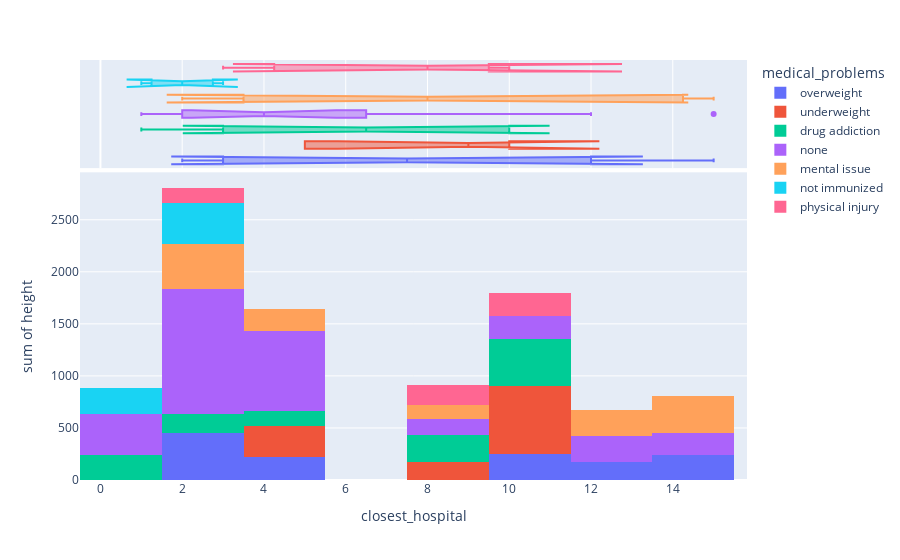

Notebook code for this chart:
### Markdown cell above
### Histogram of "closest_hospital" by medical_problems

### Code cell
px.histogram(patient_df, x="closest_hospital", y="height", color="medical_problems", marginal="box", hover_data=patient_df.columns)

### Figure 1 — Plotly figure (JSON) as saved in the notebook; plotly's stock layout.template omitted (floating-point values rounded to 4 significant figures; data arrays with more than 128 entries replaced by an {"elided": "..."} marker saying what was removed)
{"data": [{"alignmentgroup": "True", "bingroup": "x", "histfunc": "sum", "hovertemplate": "medical_problems=overweight<br>closest_hospital=%{x}<br>sum of height=%{y}<extra></extra>", "legendgroup": "overweight", "marker": {"color": "#636efa", "pattern": {"shape": ""}}, "name": "overweight", "offsetgroup": "overweight", "orientation": "v", "showlegend": true, "type": "histogram", "x": [12, 2, 5, 15, 10, 3], "xaxis": "x", "y": [169, 190, 218, 240, 249, 260], "yaxis": "y"}, {"alignmentgroup": "True", "customdata": [["pollen", "A-", "rural", "nigeria", "2006-06-15 00:00:00", "delirium", "GARBO SHARRON", "Male", "Yes", "Yes", "single", "overweight", 63], ["flowers", "B-", "urban", "nigeria", "1988-04-11 00:00:00", "ruptured discs", "ADREAN NEKO", "Female", "Yes", "No", "single", "overweight", 76], ["dust", "A-", "urban", "nigeria", "2007-12-16 00:00:00", "alzheimer's", "ANNE-SOPHIE HERO", "Male", "Yes", "Yes", "single", "overweight", 79], ["nuts", "A+", "suburban", "nigeria", "1983-09-19 00:00:00", "scoliosis", "ANNISIA HERU", "Male", "No", "No", "married", "overweight", 77], ["dust", "A-", "urban", "nigeria", "1988-02-15 00:00:00", "none", "GAYLORD SHAVON", "Female", "No", "Yes", "single", "overweight", 101], ["flowers", "O-", "urban", "nigeria", "1994-02-11 00:00:00", "amnesia", "GEETHA SHAWNTA", "Male", "Yes", "No", "single", "overweight", 60]], "hovertemplate": "medical_problems=%{customdata[11]}<br>closest_hospital=%{x}<br>allergies=%{customdata[0]}<br>blood_type=%{customdata[1]}<br>community=%{customdata[2]}<br>country=%{customdata[3]}<br>date_of_birth=%{customdata[4]}<br>disabilities=%{customdata[5]}<br>name=%{customdata[6]}<br>gender=%{customdata[7]}<br>has_children=%{customdata[8]}<br>has_dependent=%{customdata[9]}<br>marital_status=%{customdata[10]}<br>weight=%{customdata[12]}<extra></extra>", "legendgroup": "overweight", "marker": {"color": "#636efa"}, "name": "overweight", "notched": true, "offsetgroup": "overweight", "showlegend": false, "type": "box", "x": [12, 2, 5, 15, 10, 3], "xaxis": "x2", "yaxis": "y2"}, {"alignmentgroup": "True", "bingroup": "x", "histfunc": "sum", "hovertemplate": "medical_problems=underweight<br>closest_hospital=%{x}<br>sum of height=%{y}<extra></extra>", "legendgroup": "underweight", "marker": {"color": "#EF553B", "pattern": {"shape": ""}}, "name": "underweight", "offsetgroup": "underweight", "orientation": "v", "showlegend": true, "type": "histogram", "x": [10, 5, 8, 10, 5, 10], "xaxis": "x", "y": [167, 151, 170, 239, 147, 244], "yaxis": "y"}, {"alignmentgroup": "True", "customdata": [["nuts", "B-", "urban", "nigeria", "2010-03-21 00:00:00", "alzheimer's", "ANKUR HENDRY", "Female", "No", "Yes", "single", "underweight", 79], ["pollen", "AB-", "rural", "nigeria", "1996-08-11 00:00:00", "ruptured discs", "ANNABELLA HENNESSEY", "Female", "No", "Yes", "widowed", "underweight", 86], ["flowers", "A+", "urban", "nigeria", "1998-07-24 00:00:00", "none", "ANNA-LISA HENRIQUE", "Female", "Yes", "No", "single", "underweight", 91], ["flowers", "AB+", "rural", "nigeria", "1989-02-25 00:00:00", "fibromas", "AEISHA NENA", "Male", "No", "Yes", "single", "underweight", 77], ["pollen", "A-", "urban", "nigeria", "1990-01-15 00:00:00", "fibromas", "GAURAV SHAUNTA", "Male", "No", "Yes", "single", "underweight", 73], ["nuts", "B-", "urban", "nigeria", "2005-06-23 00:00:00", "none", "GEANINE SHAWNDA", "Female", "No", "Yes", "single", "underweight", 83]], "hovertemplate": "medical_problems=%{customdata[11]}<br>closest_hospital=%{x}<br>allergies=%{customdata[0]}<br>blood_type=%{customdata[1]}<br>community=%{customdata[2]}<br>country=%{customdata[3]}<br>date_of_birth=%{customdata[4]}<br>disabilities=%{customdata[5]}<br>name=%{customdata[6]}<br>gender=%{customdata[7]}<br>has_children=%{customdata[8]}<br>has_dependent=%{customdata[9]}<br>marital_status=%{customdata[10]}<br>weight=%{customdata[12]}<extra></extra>", "legendgroup": "underweight", "marker": {"color": "#EF553B"}, "name": "underweight", "notched": true, "offsetgroup": "underweight", "showlegend": false, "type": "box", "x": [10, 5, 8, 10, 5, 10], "xaxis": "x2", "yaxis": "y2"}, {"alignmentgroup": "True", "bingroup": "x", "histfunc": "sum", "hovertemplate": "medical_problems=drug addiction<br>closest_hospital=%{x}<br>sum of height=%{y}<extra></extra>", "legendgroup": "drug addiction", "marker": {"color": "#00cc96", "pattern": {"shape": ""}}, "name": "drug addiction", "offsetgroup": "drug addiction", "orientation": "v", "showlegend": true, "type": "histogram", "x": [5, 3, 8, 10, 1, 10], "xaxis": "x", "y": [147, 181, 259, 258, 237, 193], "yaxis": "y"}, {"alignmentgroup": "True", "customdata": [["nuts", "A+", "urban", "nigeria", "2012-08-24 00:00:00", "arthritis", "ADONIJAH NEKA", "Male", "No", "No", "divorced", "drug addiction", 69], ["pollen", "O-", "rural", "nigeria", "1988-03-15 00:00:00", "atherosclerosis", "ADY NEMA", "Male", "No", "Yes", "married", "drug addiction", 87], ["pollen", "AB+", "suburban", "nigeria", "2004-10-15 00:00:00", "arthritis", "AFONSO NEREYDA", "Male", "No", "Yes", "divorced", "drug addiction", 87], ["pollen", "AB-", "urban", "nigeria", "1993-07-09 00:00:00", "none", "GEENA SHAWNETTE", "Male", "Yes", "No", "single", "drug addiction", 61], ["pollen", "B-", "suburban", "nigeria", "2004-04-25 00:00:00", "none", "ANSIL HIJIRI", "Male", "No", "Yes", "widowed", "drug addiction", 92], ["dust", "A+", "rural", "nigeria", "2011-11-16 00:00:00", "alzheimer's", "AGRON NEVENA", "Male", "Yes", "Yes", "divorced", "drug addiction", 63]], "hovertemplate": "medical_problems=%{customdata[11]}<br>closest_hospital=%{x}<br>allergies=%{customdata[0]}<br>blood_type=%{customdata[1]}<br>community=%{customdata[2]}<br>country=%{customdata[3]}<br>date_of_birth=%{customdata[4]}<br>disabilities=%{customdata[5]}<br>name=%{customdata[6]}<br>gender=%{customdata[7]}<br>has_children=%{customdata[8]}<br>has_dependent=%{customdata[9]}<br>marital_status=%{customdata[10]}<br>weight=%{customdata[12]}<extra></extra>", "legendgroup": "drug addiction", "marker": {"color": "#00cc96"}, "name": "drug addiction", "notched": true, "offsetgroup": "drug addiction", "showlegend": false, "type": "box", "x": [5, 3, 8, 10, 1, 10], "xaxis": "x2", "yaxis": "y2"}, {"alignmentgroup": "True", "bingroup": "x", "histfunc": "sum", "hovertemplate": "medical_problems=none<br>closest_hospital=%{x}<br>sum of height=%{y}<extra></extra>", "legendgroup": "none", "marker": {"color": "#ab63fa", "pattern": {"shape": ""}}, "name": "none", "offsetgroup": "none", "orientation": "v", "showlegend": true, "type": "histogram", "x": [15, 5, 2, 5, 2, 8, 2, 1, 5, 10, 12, 5, 3, 1, 2, 2], "xaxis": "x", "y": [207, 164, 175, 223, 189, 159, 220, 184, 145, 223, 254, 239, 190, 212, 232, 199], "yaxis": "y"}, {"alignmentgroup": "True", "customdata": {"elided": "16x13 mixed values"}, "hovertemplate": "medical_problems=%{customdata[11]}<br>closest_hospital=%{x}<br>allergies=%{customdata[0]}<br>blood_type=%{customdata[1]}<br>community=%{customdata[2]}<br>country=%{customdata[3]}<br>date_of_birth=%{customdata[4]}<br>disabilities=%{customdata[5]}<br>name=%{customdata[6]}<br>gender=%{customdata[7]}<br>has_children=%{customdata[8]}<br>has_dependent=%{customdata[9]}<br>marital_status=%{customdata[10]}<br>weight=%{customdata[12]}<extra></extra>", "legendgroup": "none", "marker": {"color": "#ab63fa"}, "name": "none", "notched": true, "offsetgroup": "none", "showlegend": false, "type": "box", "x": [15, 5, 2, 5, 2, 8, 2, 1, 5, 10, 12, 5, 3, 1, 2, 2], "xaxis": "x2", "yaxis": "y2"}, {"alignmentgroup": "True", "bingroup": "x", "histfunc": "sum", "hovertemplate": "medical_problems=mental issue<br>closest_hospital=%{x}<br>sum of height=%{y}<extra></extra>", "legendgroup": "mental issue", "marker": {"color": "#FFA15A", "pattern": {"shape": ""}}, "name": "mental issue", "offsetgroup": "mental issue", "orientation": "v", "showlegend": true, "type": "histogram", "x": [15, 15, 8, 2, 5, 3, 12], "xaxis": "x", "y": [181, 178, 133, 200, 209, 235, 252], "yaxis": "y"}, {"alignmentgroup": "True", "customdata": [["dust", "B+", "rural", "nigeria", "2011-04-02 00:00:00", "alzheimer's", "ADRIANA NELI", "Male", "No", "Yes", "single", "mental issue", 87], ["flowers", "O+", "urban", "nigeria", "1988-10-15 00:00:00", "amnesia", "GARNETTE SHATERA", "Male", "No", "Yes", "divorced", "mental issue", 73], ["flowers", "AB+", "suburban", "nigeria", "2012-08-02 00:00:00", "none", "ANNELISE HERMES", "Female", "Yes", "Yes", "single", "mental issue", 102], ["flowers", "B+", "suburban", "nigeria", "2000-10-22 00:00:00", "ruptured discs", "ANNEMARIE HERMINIO", "Male", "No", "No", "married", "mental issue", 85], ["flowers", "AB-", "rural", "nigeria", "2005-07-20 00:00:00", "atherosclerosis", "GELISA SHAWNTIA", "Female", "No", "No", "single", "mental issue", 101], ["dust", "AB+", "urban", "nigeria", "1997-08-13 00:00:00", "none", "GEM SHAYA", "Female", "No", "Yes", "widowed", "mental issue", 94], ["nuts", "O+", "rural", "nigeria", "2007-01-23 00:00:00", "atherosclerosis", "ANTHE HILDY", "Male", "Yes", "Yes", "single", "mental issue", 101]], "hovertemplate": "medical_problems=%{customdata[11]}<br>closest_hospital=%{x}<br>allergies=%{customdata[0]}<br>blood_type=%{customdata[1]}<br>community=%{customdata[2]}<br>country=%{customdata[3]}<br>date_of_birth=%{customdata[4]}<br>disabilities=%{customdata[5]}<br>name=%{customdata[6]}<br>gender=%{customdata[7]}<br>has_children=%{customdata[8]}<br>has_dependent=%{customdata[9]}<br>marital_status=%{customdata[10]}<br>weight=%{customdata[12]}<extra></extra>", "legendgroup": "mental issue", "marker": {"color": "#FFA15A"}, "name": "mental issue", "notched": true, "offsetgroup": "mental issue", "showlegend": false, "type": "box", "x": [15, 15, 8, 2, 5, 3, 12], "xaxis": "x2", "yaxis": "y2"}, {"alignmentgroup": "True", "bingroup": "x", "histfunc": "sum", "hovertemplate": "medical_problems=not immunized<br>closest_hospital=%{x}<br>sum of height=%{y}<extra></extra>", "legendgroup": "not immunized", "marker": {"color": "#19d3f3", "pattern": {"shape": ""}}, "name": "not immunized", "offsetgroup": "not immunized", "orientation": "v", "showlegend": true, "type": "histogram", "x": [3, 2, 1], "xaxis": "x", "y": [162, 225, 252], "yaxis": "y"}, {"alignmentgroup": "True", "customdata": [["dust", "B+", "urban", "nigeria", "1998-11-30 00:00:00", "scoliosis", "ADRIELLE NELLI", "Male", "Yes", "Yes", "single", "not immunized", 84], ["flowers", "A-", "suburban", "nigeria", "1987-10-10 00:00:00", "delirium", "ANNIKA HERSON", "Male", "No", "No", "single", "not immunized", 79], ["nuts", "O-", "urban", "nigeria", "1993-04-17 00:00:00", "fibromas", "AFZAL NESRIN", "Female", "Yes", "No", "single", "not immunized", 99]], "hovertemplate": "medical_problems=%{customdata[11]}<br>closest_hospital=%{x}<br>allergies=%{customdata[0]}<br>blood_type=%{customdata[1]}<br>community=%{customdata[2]}<br>country=%{customdata[3]}<br>date_of_birth=%{customdata[4]}<br>disabilities=%{customdata[5]}<br>name=%{customdata[6]}<br>gender=%{customdata[7]}<br>has_children=%{customdata[8]}<br>has_dependent=%{customdata[9]}<br>marital_status=%{customdata[10]}<br>weight=%{customdata[12]}<extra></extra>", "legendgroup": "not immunized", "marker": {"color": "#19d3f3"}, "name": "not immunized", "notched": true, "offsetgroup": "not immunized", "showlegend": false, "type": "box", "x": [3, 2, 1], "xaxis": "x2", "yaxis": "y2"}, {"alignmentgroup": "True", "bingroup": "x", "histfunc": "sum", "hovertemplate": "medical_problems=physical injury<br>closest_hospital=%{x}<br>sum of height=%{y}<extra></extra>", "legendgroup": "physical injury", "marker": {"color": "#FF6692", "pattern": {"shape": ""}}, "name": "physical injury", "offsetgroup": "physical injury", "orientation": "v", "showlegend": true, "type": "histogram", "x": [10, 8, 3], "xaxis": "x", "y": [228, 192, 150], "yaxis": "y"}, {"alignmentgroup": "True", "customdata": [["dust", "A-", "rural", "nigeria", "1986-04-03 00:00:00", "atherosclerosis", "GARRY SHAUGHN", "Female", "Yes", "No", "widowed", "physical injury", 73], ["flowers", "B-", "suburban", "nigeria", "2008-06-24 00:00:00", "none", "GARY SHAUNDA", "Male", "Yes", "Yes", "single", "physical injury", 89], ["pollen", "A+", "suburban", "nigeria", "2007-08-11 00:00:00", "fibromas", "GAYATRI SHAVAUGHN", "Male", "Yes", "Yes", "married", "physical injury", 77]], "hovertemplate": "medical_problems=%{customdata[11]}<br>closest_hospital=%{x}<br>allergies=%{customdata[0]}<br>blood_type=%{customdata[1]}<br>community=%{customdata[2]}<br>country=%{customdata[3]}<br>date_of_birth=%{customdata[4]}<br>disabilities=%{customdata[5]}<br>name=%{customdata[6]}<br>gender=%{customdata[7]}<br>has_children=%{customdata[8]}<br>has_dependent=%{customdata[9]}<br>marital_status=%{customdata[10]}<br>weight=%{customdata[12]}<extra></extra>", "legendgroup": "physical injury", "marker": {"color": "#FF6692"}, "name": "physical injury", "notched": true, "offsetgroup": "physical injury", "showlegend": false, "type": "box", "x": [10, 8, 3], "xaxis": "x2", "yaxis": "y2"}], "layout": {"barmode": "relative", "legend": {"title": {"text": "medical_problems"}, "tracegroupgap": 0}, "margin": {"t": 60}, "xaxis": {"anchor": "y", "domain": [0, 1], "title": {"text": "closest_hospital"}}, "xaxis2": {"anchor": "y2", "domain": [0, 1], "matches": "x", "showgrid": true, "showticklabels": false}, "yaxis": {"anchor": "x", "domain": [0, 0.7326], "title": {"text": "sum of height"}}, "yaxis2": {"anchor": "x2", "domain": [0.7426, 1], "matches": "y2", "showgrid": false, "showline": false, "showticklabels": false, "ticks": ""}}}
